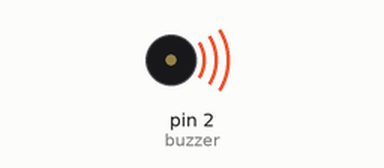
Bench run of a sketch on a simulated Arduino Uno, built with avr-gcc and run on an emulated ATmega328P. Shown: buzzer (waves = sounding).

Above: at 0.5 s.
Timing chart, 0 to 3.5 s (numbered marks = the images above):
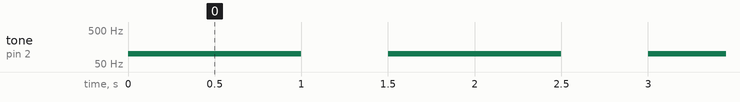

The sketch:

10-buzzer.ino
```cpp
#define buzzer 2

void setup()
{
  pinMode(buzzer, OUTPUT);
}

void loop()
{
  bool tipoBuzzer = 0;

  if(tipoBuzzer == 1){
    digitalWrite(buzzer, HIGH);
     delay(500);
    digitalWrite(buzzer, LOW);
    delay(500);
}
  else {
    tone(buzzer, 100);
    delay(1000);
    noTone(buzzer);
    delay(500);
 }
}
```

Measured:
- by itself, tone on pin 2 (buzzer): alternates 100 Hz for 1.0 s and silent for 0.50 s
